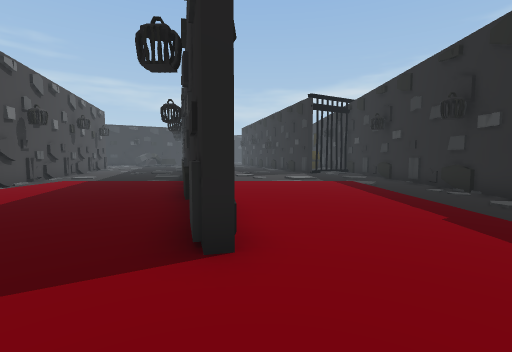
view 1 (above)

24 first-person views from a walk through a Unity game level. The camera is 1.4 m above the floor, tilts 4° down and sees 85° across. The floor is counted in squares, 1.44 m on a side. Each view is taken from the middle of a square. On the plan, view 1 faces up. The plan holds only what a view shows up to about 11 squares ahead; the rest is blank. The place goes on beyond the plan. The player is left out.

view 2
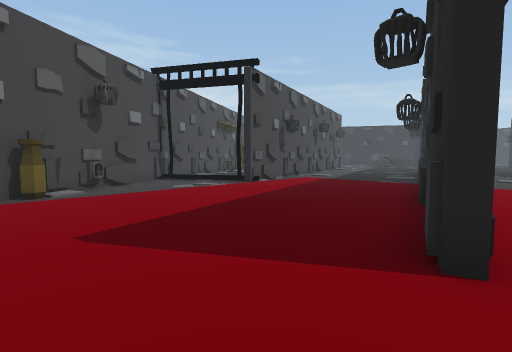

view 3
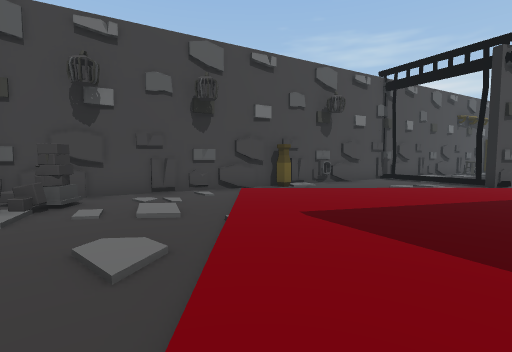

view 4
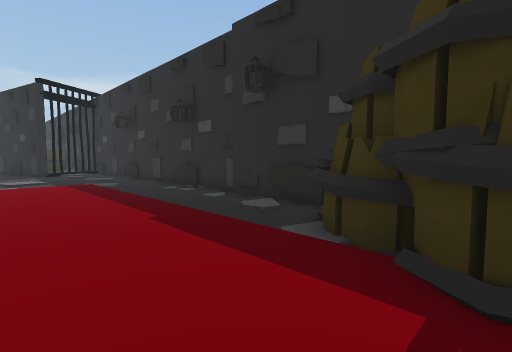

view 5
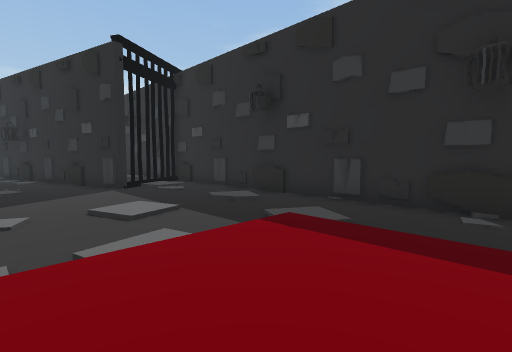

view 6
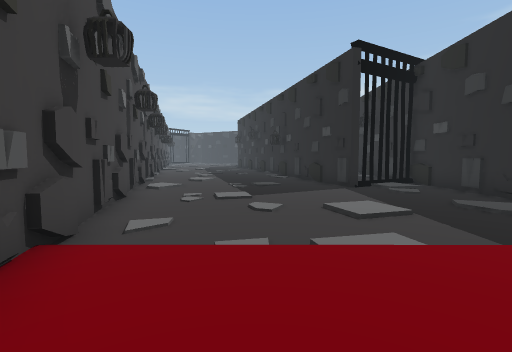

view 7
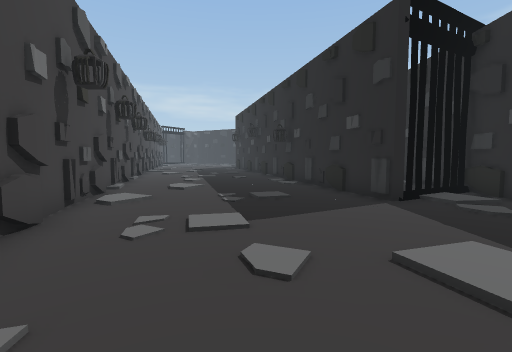

view 8
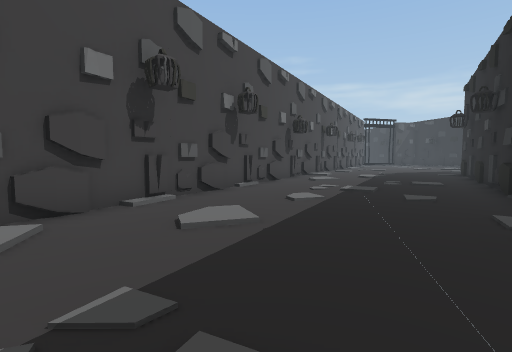

view 9
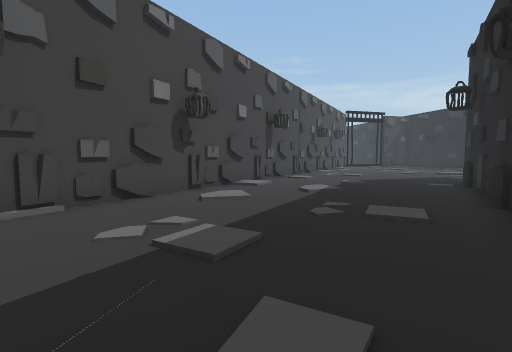

view 10
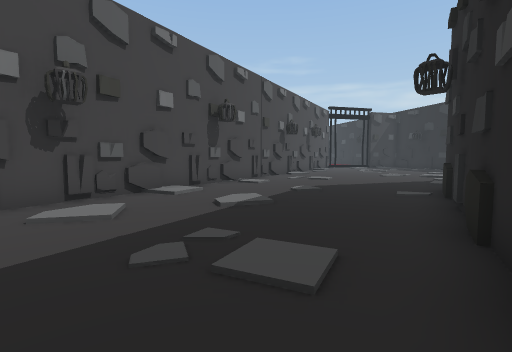

view 11
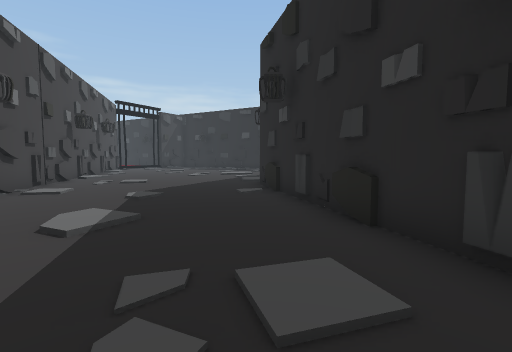

view 12
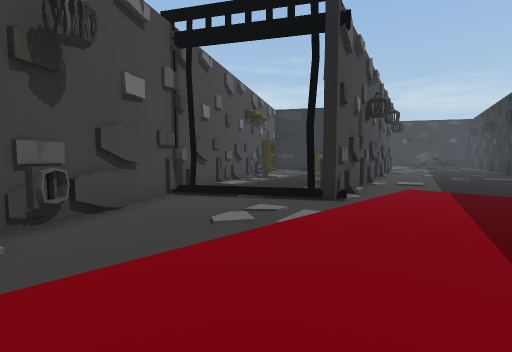

view 13
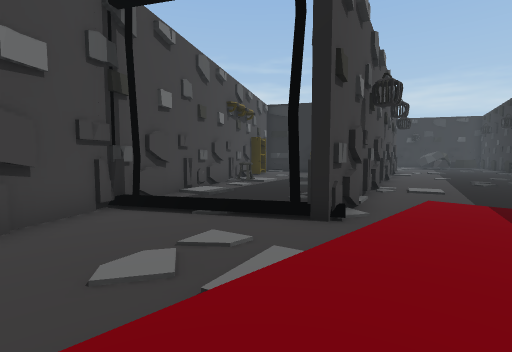

view 14
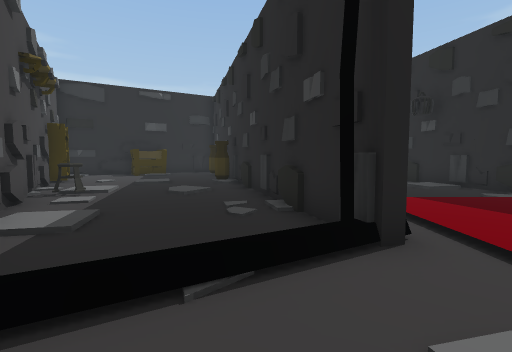

view 15
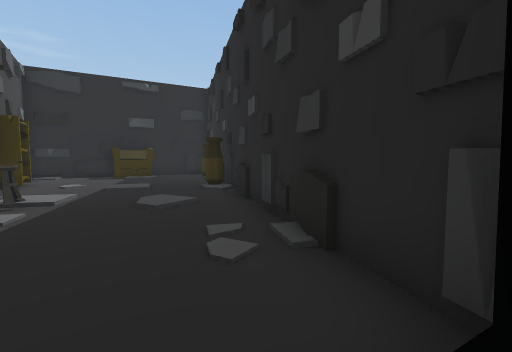

view 16
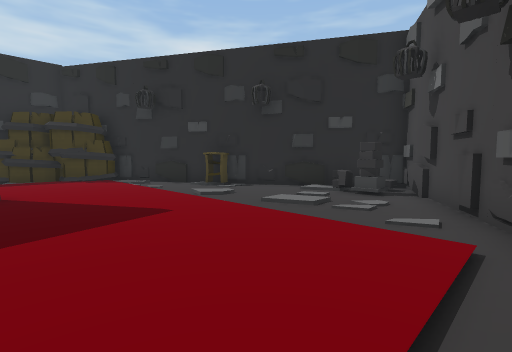

view 17
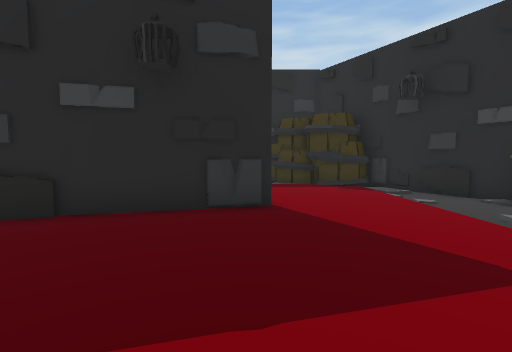

view 18
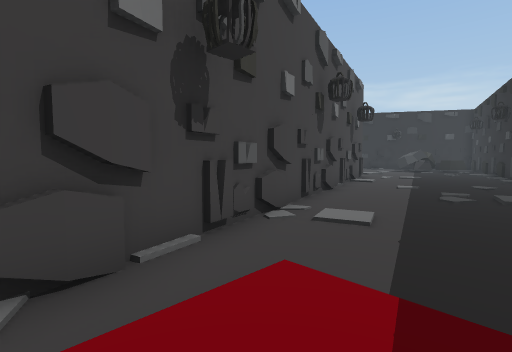

view 19
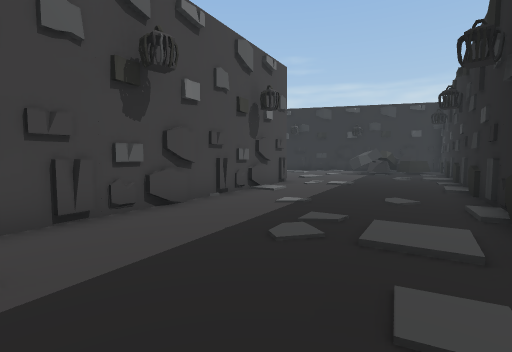

view 20
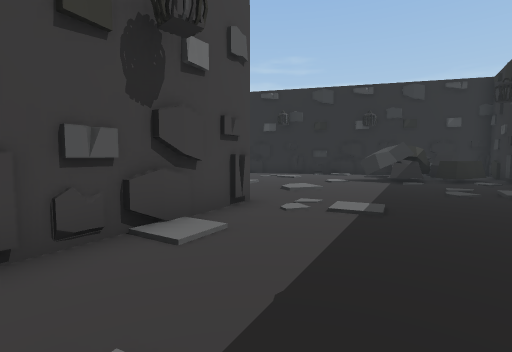

view 21
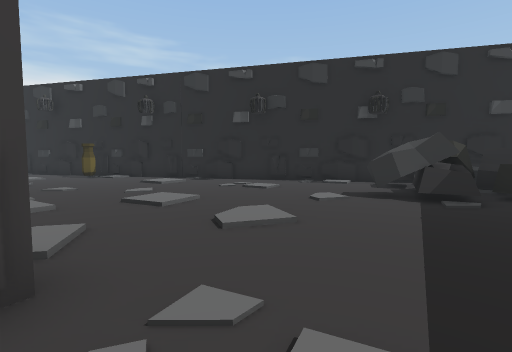

view 22
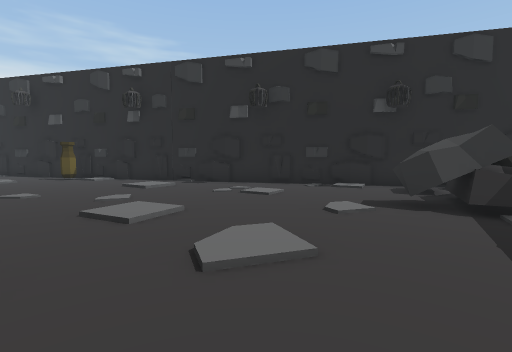

view 23
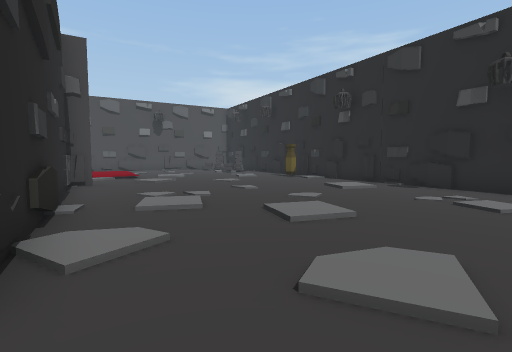

view 24
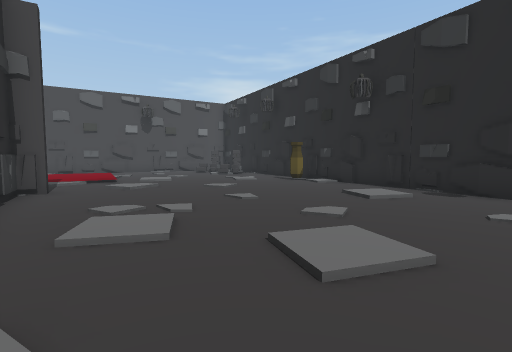

### Floor plan
Key: @ floor where view 1 was taken; # wall or solid block; x gap in a wall; . main floor; : floor 0.25 m higher than the main floor; / step, stairs or slope; A vase; B barrel; K bookshelf; N nightstand; L lamp; O other object.
Columns run from 24 left of view 1 to 7 right of it. Each row starts with its distance up from view 1.
 39                     ..
 38               #......./
 37               #......./#
 36              ###.......#
 35             ####......:#
 34          ##  O #...:...#
 33        ###.  OO##......##
 32      ###:..OOOO.#.......#
 31     ##......OOO:#:..:...#
 30   ###...:..OOO..#.......#
 29 ###....:...:....##....:.#
 28 #...:...........:#.:.....#
 27 .................#.......#
 26 ......:.:/.:.....#...:...
 25 ......../........##....:.
 24 ..:....//.....:...#.......
 23 .......//.:##.....#.......
 22 .........####.....#.......#   #
 21 /.:.....#   L:...:##.:.....#  #
 20 ......##     ......#.......# .#
 19 :/..###     ##.:...#.......# x##
 18 ::.   .......#....:##:.....##:.#
 17       #......#..../.#......../.#
 16       KK:.:.AA.....:#..........#
 15       #K..:..##.....#..........#
 14        #......#..../##..:./..:.#
 13        ##:..:.#......#....//.:.#
 12         #O....#......#.........#
 11         ##:...##.////#///://:..#
 10          ##....#.::::##:::::/..#
  9           #:...#.:::::#:::::/..#
  8           ##../#/:::::#:::::/..#
  7            #.#/..:::::##::::/..#
  6            ##..:/::::::#::::/..#
  5             #....::::::#::::/..#
  4             ##...::::::#::::/:.#
  3              #O..::::::#::::/..#
  2               #..:::::::::::BBB
  1               #A.:::::::::::OBB
  0                #.:::::::@::BOO
 -1                ##.....:...//B
 -2                 #..//.....##
 -3                 ##..:...N##
 -4                  #.O//.###
 -5                  ##O####
 -6                   ###

Where each view was taken, in squares from view 1:
view 1: 0 up, 0 right, facing up
view 2: 0 up, 0 right, facing up-left
view 3: 0 up, 1 right, facing left
view 4: 0 up, 1 right, facing up-right
view 5: 8 up, 0 right, facing up-right
view 6: 8 up, 0 right, facing up
view 7: 11 up, 0 right, facing up
view 8: 18 up, 1 right, facing up-left
view 9: 24 up, 0 right, facing up-left
view 10: 27 up, 0 right, facing up-left
view 11: 27 up, 2 left, facing up
view 12: 2 up, 5 left, facing up-left
view 13: 4 up, 6 left, facing up-left
view 14: 5 up, 10 left, facing up
view 15: 7 up, 10 left, facing up
view 16: 3 up, 8 left, facing down-right
view 17: 3 up, 6 left, facing right
view 18: 9 up, 6 left, facing up-left
view 19: 14 up, 5 left, facing up-left
view 20: 19 up, 8 left, facing up-left
view 21: 23 up, 10 left, facing up-left
view 22: 24 up, 11 left, facing up-left
view 23: 25 up, 11 left, facing left
view 24: 25 up, 13 left, facing left
